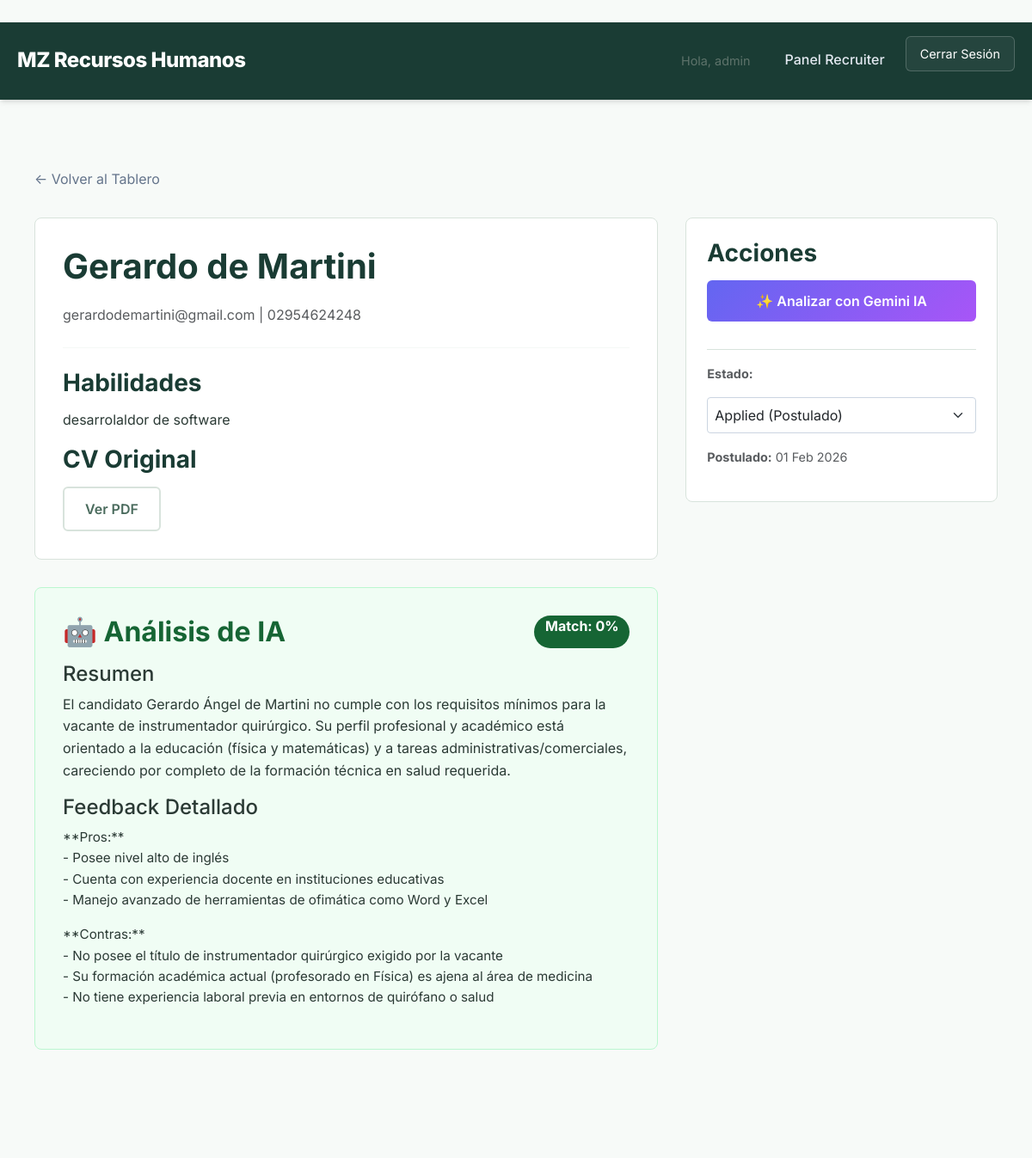
Before: /staff/application/2/ (signed in, upper part) with the older database file.
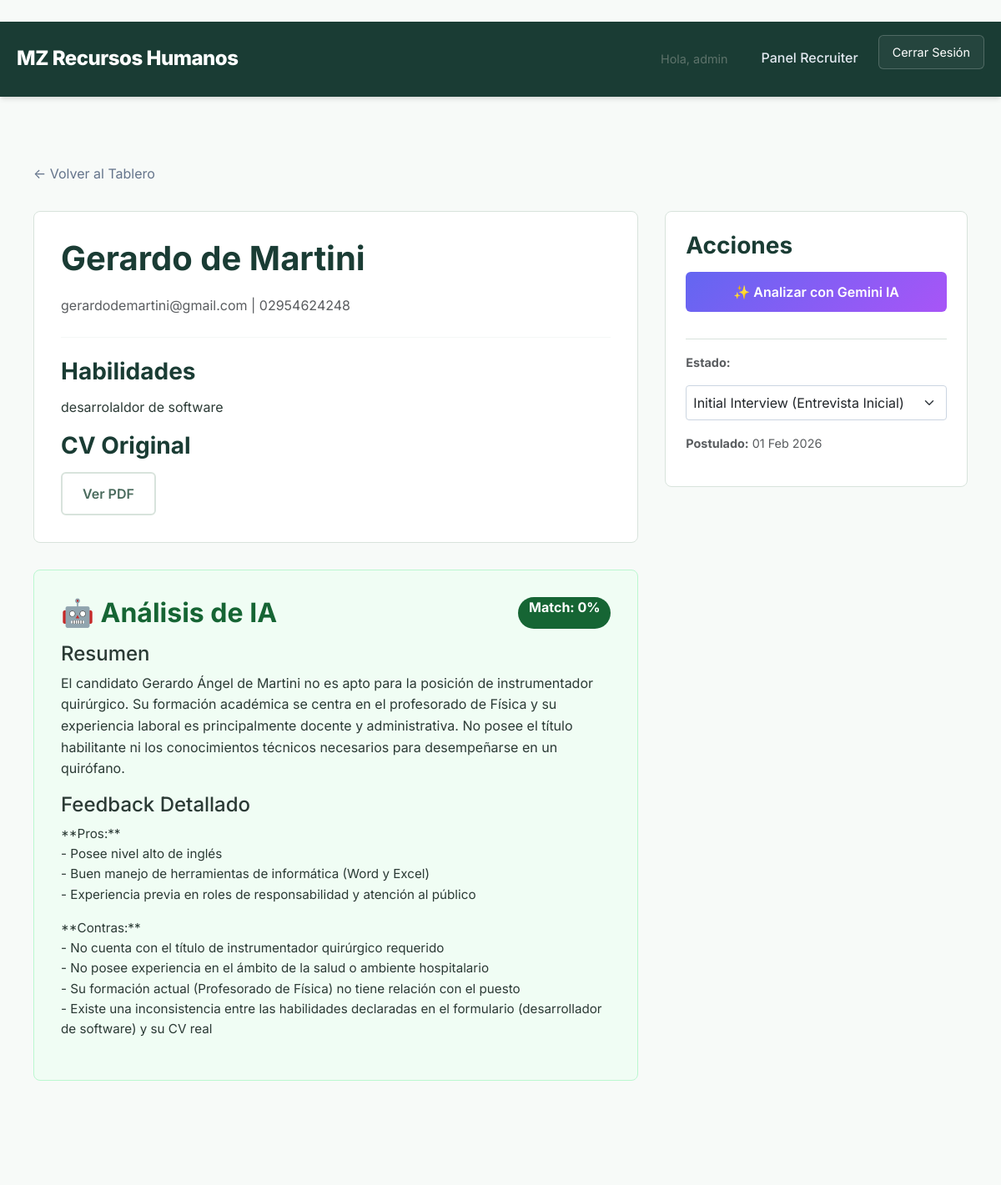
After: the same page with the newer database file.
### applications/models.py (models this page shows, shortened)
class Application(models.Model):
    STATUS_CHOICES = [
        ('applied', 'Applied (Postulado)'),
        ('initial_interview', 'Initial Interview (Entrevista Inicial)'),
        ('tech_evaluation', 'Tech Evaluation (Evaluación Técnica)'),
        ('shortlist', 'Shortlist (Terna Final)'),
        ('offer', 'Offer (Oferta)'),
        ('hired', 'Hired (Contratado)'),
        ('rejected', 'Rejected (Descartado)'),
    ]
    vacancy = models.ForeignKey(Vacancy, related_name='applications', on_delete=models.CASCADE)
    candidate = models.ForeignKey(Candidate, related_name='applications', on_delete=models.CASCADE)
    status = models.CharField(max_length=20, choices=STATUS_CHOICES, default='applied')
    match_score = models.IntegerField(default=0, help_text="Percentage match based on skills (0-100)")
    applied_at = models.DateTimeField(auto_now_add=True)
    notes = models.TextField(blank=True)
    ai_summary = models.TextField(blank=True, help_text="AI-generated summary of the candidate")
    ai_match_score = models.IntegerField(null=True, blank=True, help_text="AI-calculated match score (0-100)")
    ai_feedback = models.TextField(blank=True, help_text="Detailed AI feedback on the match")

### candidates/models.py (models this page shows, shortened)
class Candidate(models.Model):
    AVAILABILITY_CHOICES = [
        ('active', 'Active (Looking)'),
        ('open', 'Open to Offers (Listening)'),
        ('not_looking', 'Not Looking (Dormant)'),
    ]
    first_name = models.CharField(max_length=100)
    last_name = models.CharField(max_length=100)
    user = models.OneToOneField(User, on_delete=models.CASCADE, null=True, blank=True, related_name='candidate_profile')
    email = models.EmailField(unique=True)
    secondary_email = models.CharField(max_length=255, blank=True, null=True, help_text="Correos secundarios separados por coma")
    phone = models.CharField(max_length=20, blank=True)
    resume_file = models.FileField(upload_to='resumes/', blank=True, null=True)
    skills = models.TextField(blank=True, help_text="Habilidades separadas por coma o descripción breve")
    tags = models.ManyToManyField(Tag, blank=True, related_name='candidates')
    availability_status = models.CharField(max_length=20, choices=AVAILABILITY_CHOICES, default='active')
    last_updated = models.DateTimeField(auto_now=True)
    update_token = models.UUIDField(default=uuid.uuid4, editable=False)
    created_at = models.DateTimeField(auto_now_add=True)

### dashboard/views.py (the view)
# urls.py: path('application/<int:application_id>/', views.application_detail, name='application_detail'),
@login_required
@user_passes_test(is_recruiter)
def application_detail(request, application_id):
    application = get_object_or_404(Application, id=application_id)
    status_choices = Application.STATUS_CHOICES
    return render(request, 'dashboard/application_detail.html', {
        'application': application,
        'status_choices': status_choices
    })

### dashboard/views.py (called while the page is built)
def is_recruiter(user):
    return user.is_staff

### hr_project/templates/dashboard/application_detail.html (shortened to what the changed rows need)
﻿{% extends "base.html" %}
{% block content %}
<div class="container" style="margin-top: 2rem;">
    <div style="display: grid; grid-template-columns: 2fr 1fr; gap: 2rem;">
        <div>
            <div style="background: white; padding: 2rem; border-radius: 8px; border: 1px solid var(--border-color);">
                <h1>{{ application.candidate.first_name }} {{ application.candidate.last_name }}</h1>
                <p class="text-muted">{{ application.candidate.email }} | {{ application.candidate.phone }}</p>
                <hr style="margin: 1.5rem 0; border: 0; border-top: 1px solid var(--border-color);">
                <h3>Habilidades</h3>
                <p>{{ application.candidate.skills }}</p>
                <h3>CV Original</h3>
                {% if application.candidate.resume_file %}
                <a href="{{ application.candidate.resume_file.url }}" target="_blank" class="btn btn-outline">Ver
                    PDF</a>
                {% else %}
                <p class="text-muted">No hay CV adjunto.</p>
                {% endif %}
            </div>
            {% if application.ai_summary %}
            <div
                style="background: #f0fdf4; padding: 2rem; border-radius: 8px; border: 1px solid #bbf7d0; margin-top: 2rem;">
                <h2 style="color: #166534; display: flex; justify-content: space-between;">
                    <span>🤖 Análisis de IA</span>
                    <span
                        style="background: #166534; color: white; padding: 0.2rem 0.8rem; border-radius: 20px; font-size: 1rem;">Match:
                        {{ application.ai_match_score }}%</span>
                </h2>
                <div style="margin-top: 1rem;">
                    <h4>Resumen</h4>
                    <p>{{ application.ai_summary }}</p>
                    <h4>Feedback Detallado</h4>
                    <div style="font-size: 0.95rem; line-height: 1.6;">{{ application.ai_feedback|linebreaks }}</div>
                </div>
            </div>
            {% endif %}
        </div>
        <div>
            <div style="background: white; padding: 1.5rem; border-radius: 8px; border: 1px solid var(--border-color);">
                <div style="margin-top: 1rem; padding-top: 1rem; border-top: 1px solid var(--border-color);">
                    <p class="text-muted" style="font-size: 0.9rem;">
                        <strong>Estado:</strong>
                    </p>
                    <div style="margin-bottom: 1rem;">
                        <form action="{% url 'update_application_status' application.id %}" method="post" style="display: flex; gap: 0.5rem; align-items: center;">
                            <select name="status" class="form-select" onchange="this.form.submit()"
                                    style="padding: 0.5rem; border-radius: 4px; border: 1px solid #cbd5e1; flex-grow: 1;">
                                {% for code, label in status_choices %}
                                <option value="{{ code }}" {% if application.status == code %}selected{% endif %}>
                                    {{ label }}
                                </option>
                                {% endfor %}
                            </select>
                        </form>
                    </div>
                    <p class="text-muted" style="font-size: 0.9rem;">
                        <strong>Postulado:</strong> {{ application.applied_at|date:"d M Y" }}
                    </p>
                </div>
            </div>
        </div>
    </div>
</div>
{% endblock %}

Changed rows visible on the page:
changed Application "Gerardo": ai_summary "…Ángel de Martini no cumple con los requisitos mínimos para la vacante de instrumentador quirúrgico. Su perfil profesional y académico está orientado a la educación (física y matemáticas) y a tareas administrativas/comerciales, careciendo por completo de la formación técnica en salud requerida." → "…Ángel de Martini no es apto para la posición de instrumentador quirúrgico. Su formación académica se centra en el profesorado de Física y su experiencia laboral es principalmente docente y administrativa. No posee el título habilitante ni los conocimientos técnicos necesarios para desempeñarse en un quirófano."; ai_feedback "…alto de inglés - Cuenta con experiencia docente en instituciones educativas - Manejo avanzado de herramientas de ofimática como Word y Excel **Contras:** - No posee el título de instrumentador quirúrgico exigido por la vacante - Su formación académica actual (profesorado en Física) es ajena al área de medicina - No tiene experiencia laboral previa en entornos de quirófano o salud" → "…alto de inglés - Buen manejo de herramientas de informática (Word y Excel) - Experiencia previa en roles de responsabilidad y atención al público **Contras:** - No cuenta con el título de instrumentador quirúrgico requerido - No posee experiencia en el ámbito de la salud o ambiente hospitalario - Su formación actual (Profesorado de Física) no tiene relación con el puesto - Existe una inconsistencia entre las habilidades declaradas en el formulario (desarrollador de software) y su CV real"; status "Applied (Postulado)" → "Initial Interview (Entrevista Inicial)"
